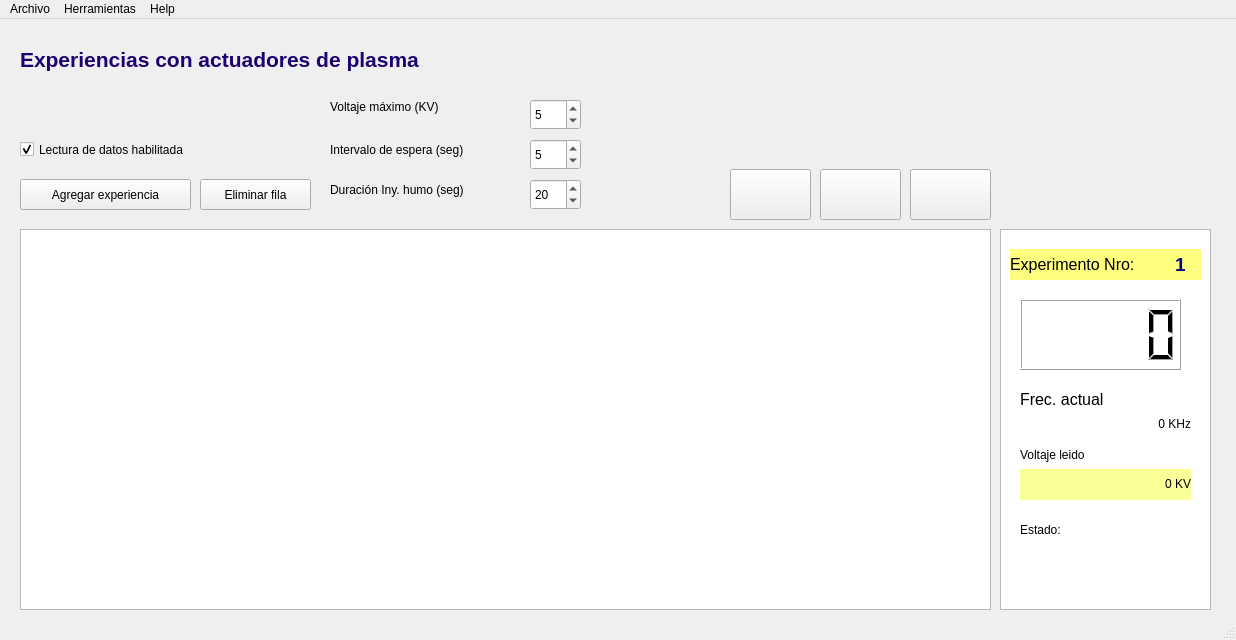
<?xml version="1.0" encoding="UTF-8"?>
<ui version="4.0">
 <class>MainWindow</class>
 <widget class="QMainWindow" name="MainWindow">
  <property name="geometry">
   <rect>
    <x>0</x>
    <y>0</y>
    <width>1236</width>
    <height>640</height>
   </rect>
  </property>
  <property name="windowTitle">
   <string>MainWindow</string>
  </property>
  <widget class="QWidget" name="centralwidget">
   <widget class="QLabel" name="label">
    <property name="geometry">
     <rect>
      <x>20</x>
      <y>20</y>
      <width>431</width>
      <height>41</height>
     </rect>
    </property>
    <property name="styleSheet">
     <string notr="true">font: 14pt &quot;MS Shell Dlg 2&quot;;
color:rgb(29, 1, 113)</string>
    </property>
    <property name="text">
     <string>&lt;html&gt;&lt;head/&gt;&lt;body&gt;&lt;p&gt;&lt;span style=&quot; font-size:16pt; font-weight:600;&quot;&gt;Experiencias con actuadores de plasma&lt;/span&gt;&lt;/p&gt;&lt;/body&gt;&lt;/html&gt;</string>
    </property>
   </widget>
   <widget class="QPushButton" name="add_btn">
    <property name="geometry">
     <rect>
      <x>20</x>
      <y>160</y>
      <width>171</width>
      <height>31</height>
     </rect>
    </property>
    <property name="styleSheet">
     <string notr="true">font: 75 12pt &quot;MS Shell Dlg 2&quot;;</string>
    </property>
    <property name="text">
     <string>Agregar experiencia</string>
    </property>
   </widget>
   <widget class="QLabel" name="label_3">
    <property name="geometry">
     <rect>
      <x>330</x>
      <y>110</y>
      <width>181</width>
      <height>41</height>
     </rect>
    </property>
    <property name="styleSheet">
     <string notr="true">font: 12pt &quot;MS Shell Dlg 2&quot;;</string>
    </property>
    <property name="text">
     <string>Intervalo de espera (seg)</string>
    </property>
   </widget>
   <widget class="QSpinBox" name="waiting_time">
    <property name="geometry">
     <rect>
      <x>530</x>
      <y>120</y>
      <width>51</width>
      <height>31</height>
     </rect>
    </property>
    <property name="styleSheet">
     <string notr="true">font: 12pt &quot;MS Shell Dlg 2&quot;;</string>
    </property>
    <property name="value">
     <number>5</number>
    </property>
   </widget>
   <widget class="QPushButton" name="start_btn">
    <property name="geometry">
     <rect>
      <x>730</x>
      <y>150</y>
      <width>81</width>
      <height>51</height>
     </rect>
    </property>
    <property name="text">
     <string/>
    </property>
    <property name="icon">
     <iconset>
      <normaloff>../../../Pictures/poiuyt.png</normaloff>../../../Pictures/poiuyt.png</iconset>
    </property>
    <property name="iconSize">
     <size>
      <width>40</width>
      <height>40</height>
     </size>
    </property>
   </widget>
   <widget class="QPushButton" name="pause_btn">
    <property name="geometry">
     <rect>
      <x>820</x>
      <y>150</y>
      <width>81</width>
      <height>51</height>
     </rect>
    </property>
    <property name="text">
     <string/>
    </property>
    <property name="icon">
     <iconset>
      <normaloff>../../../Pictures/poi.png</normaloff>../../../Pictures/poi.png</iconset>
    </property>
    <property name="iconSize">
     <size>
      <width>40</width>
      <height>40</height>
     </size>
    </property>
   </widget>
   <widget class="QPushButton" name="stop_btn">
    <property name="geometry">
     <rect>
      <x>910</x>
      <y>150</y>
      <width>81</width>
      <height>51</height>
     </rect>
    </property>
    <property name="text">
     <string/>
    </property>
    <property name="icon">
     <iconset>
      <normaloff>../../../Pictures/stre.png</normaloff>../../../Pictures/stre.png</iconset>
    </property>
    <property name="iconSize">
     <size>
      <width>40</width>
      <height>40</height>
     </size>
    </property>
   </widget>
   <widget class="QTableView" name="tableView">
    <property name="geometry">
     <rect>
      <x>20</x>
      <y>210</y>
      <width>971</width>
      <height>381</height>
     </rect>
    </property>
    <property name="styleSheet">
     <string notr="true">font: 11pt &quot;MS Shell Dlg 2&quot;;
text-align: center;</string>
    </property>
    <attribute name="verticalHeaderVisible">
     <bool>false</bool>
    </attribute>
   </widget>
   <widget class="QColumnView" name="columnView">
    <property name="geometry">
     <rect>
      <x>1000</x>
      <y>210</y>
      <width>211</width>
      <height>381</height>
     </rect>
    </property>
   </widget>
   <widget class="QLabel" name="label_4">
    <property name="geometry">
     <rect>
      <x>1010</x>
      <y>230</y>
      <width>151</width>
      <height>31</height>
     </rect>
    </property>
    <property name="styleSheet">
     <string notr="true">background-color: rgb(255, 255, 127);
font: 10pt &quot;MS Shell Dlg 2&quot;;</string>
    </property>
    <property name="text">
     <string>&lt;html&gt;&lt;head/&gt;&lt;body&gt;&lt;p&gt;&lt;span style=&quot; font-size:12pt;&quot;&gt;Experimento Nro:&lt;/span&gt;&lt;/p&gt;&lt;/body&gt;&lt;/html&gt;</string>
    </property>
   </widget>
   <widget class="QLabel" name="expId">
    <property name="geometry">
     <rect>
      <x>1160</x>
      <y>230</y>
      <width>41</width>
      <height>31</height>
     </rect>
    </property>
    <property name="styleSheet">
     <string notr="true">font: 75 18pt &quot;MS Shell Dlg 2&quot;;
color:rgb(0, 0, 127);
background-color: rgb(255, 255, 127);</string>
    </property>
    <property name="text">
     <string>&lt;html&gt;&lt;head/&gt;&lt;body&gt;&lt;p align=&quot;center&quot;&gt;&lt;span style=&quot; font-size:14pt; font-weight:600;&quot;&gt;1&lt;/span&gt;&lt;/p&gt;&lt;/body&gt;&lt;/html&gt;</string>
    </property>
   </widget>
   <widget class="QLCDNumber" name="lcdNumber">
    <property name="geometry">
     <rect>
      <x>1020</x>
      <y>280</y>
      <width>161</width>
      <height>71</height>
     </rect>
    </property>
   </widget>
   <widget class="QLabel" name="label_6">
    <property name="geometry">
     <rect>
      <x>1020</x>
      <y>360</y>
      <width>151</width>
      <height>41</height>
     </rect>
    </property>
    <property name="styleSheet">
     <string notr="true">font: 14pt &quot;MS Shell Dlg 2&quot;;</string>
    </property>
    <property name="text">
     <string>&lt;html&gt;&lt;head/&gt;&lt;body&gt;&lt;p&gt;&lt;span style=&quot; font-size:12pt;&quot;&gt;Frec. actual&lt;/span&gt;&lt;/p&gt;&lt;/body&gt;&lt;/html&gt;</string>
    </property>
   </widget>
   <widget class="QLabel" name="label_volts">
    <property name="geometry">
     <rect>
      <x>1020</x>
      <y>390</y>
      <width>171</width>
      <height>31</height>
     </rect>
    </property>
    <property name="styleSheet">
     <string notr="true">font: 75 14pt &quot;MS Shell Dlg 2&quot;;</string>
    </property>
    <property name="text">
     <string>&lt;html&gt;&lt;head/&gt;&lt;body&gt;&lt;p&gt;0 KHz&lt;/p&gt;&lt;/body&gt;&lt;/html&gt;</string>
    </property>
    <property name="alignment">
     <set>Qt::AlignRight|Qt::AlignTrailing|Qt::AlignVCenter</set>
    </property>
   </widget>
   <widget class="QPushButton" name="delete_btn">
    <property name="geometry">
     <rect>
      <x>200</x>
      <y>160</y>
      <width>111</width>
      <height>31</height>
     </rect>
    </property>
    <property name="styleSheet">
     <string notr="true">font: 75 12pt &quot;MS Shell Dlg 2&quot;;</string>
    </property>
    <property name="text">
     <string>Eliminar fila</string>
    </property>
   </widget>
   <widget class="QLabel" name="label_7">
    <property name="geometry">
     <rect>
      <x>330</x>
      <y>150</y>
      <width>191</width>
      <height>41</height>
     </rect>
    </property>
    <property name="styleSheet">
     <string notr="true">font: 12pt &quot;MS Shell Dlg 2&quot;;</string>
    </property>
    <property name="text">
     <string>Duración Iny. humo (seg)</string>
    </property>
   </widget>
   <widget class="QSpinBox" name="smoke_time">
    <property name="geometry">
     <rect>
      <x>530</x>
      <y>160</y>
      <width>51</width>
      <height>31</height>
     </rect>
    </property>
    <property name="styleSheet">
     <string notr="true">font: 12pt &quot;MS Shell Dlg 2&quot;;</string>
    </property>
    <property name="value">
     <number>20</number>
    </property>
   </widget>
   <widget class="QLabel" name="status_label">
    <property name="geometry">
     <rect>
      <x>1020</x>
      <y>500</y>
      <width>71</width>
      <height>21</height>
     </rect>
    </property>
    <property name="styleSheet">
     <string notr="true">font: 14pt &quot;MS Shell Dlg 2&quot;;</string>
    </property>
    <property name="text">
     <string>Estado:</string>
    </property>
   </widget>
   <widget class="QLabel" name="status">
    <property name="geometry">
     <rect>
      <x>1020</x>
      <y>520</y>
      <width>171</width>
      <height>51</height>
     </rect>
    </property>
    <property name="styleSheet">
     <string notr="true">font: 12pt &quot;MS Shell Dlg 2&quot;;</string>
    </property>
    <property name="text">
     <string/>
    </property>
   </widget>
   <widget class="QSpinBox" name="max_voltage">
    <property name="geometry">
     <rect>
      <x>530</x>
      <y>80</y>
      <width>51</width>
      <height>31</height>
     </rect>
    </property>
    <property name="styleSheet">
     <string notr="true">font: 12pt &quot;MS Shell Dlg 2&quot;;</string>
    </property>
    <property name="value">
     <number>5</number>
    </property>
   </widget>
   <widget class="QLabel" name="label_10">
    <property name="geometry">
     <rect>
      <x>330</x>
      <y>80</y>
      <width>151</width>
      <height>16</height>
     </rect>
    </property>
    <property name="styleSheet">
     <string notr="true">font: 12pt &quot;MS Shell Dlg 2&quot;;</string>
    </property>
    <property name="text">
     <string>Voltaje máximo (KV)</string>
    </property>
   </widget>
   <widget class="QLabel" name="readvlbl">
    <property name="geometry">
     <rect>
      <x>1020</x>
      <y>450</y>
      <width>171</width>
      <height>31</height>
     </rect>
    </property>
    <property name="layoutDirection">
     <enum>Qt::RightToLeft</enum>
    </property>
    <property name="styleSheet">
     <string notr="true">background-color: rgb(250, 255, 151);
font: 14pt &quot;MS Shell Dlg 2&quot;;
text-align:right;</string>
    </property>
    <property name="text">
     <string>&lt;html&gt;&lt;head/&gt;&lt;body&gt;&lt;p&gt;0 KV&lt;/p&gt;&lt;/body&gt;&lt;/html&gt;</string>
    </property>
    <property name="alignment">
     <set>Qt::AlignRight|Qt::AlignTrailing|Qt::AlignVCenter</set>
    </property>
   </widget>
   <widget class="QLabel" name="label_5">
    <property name="geometry">
     <rect>
      <x>1020</x>
      <y>420</y>
      <width>91</width>
      <height>31</height>
     </rect>
    </property>
    <property name="styleSheet">
     <string notr="true">font: 12pt &quot;MS Shell Dlg 2&quot;;</string>
    </property>
    <property name="text">
     <string>Voltaje leido</string>
    </property>
   </widget>
   <widget class="QCheckBox" name="read_enabled">
    <property name="geometry">
     <rect>
      <x>20</x>
      <y>120</y>
      <width>201</width>
      <height>21</height>
     </rect>
    </property>
    <property name="styleSheet">
     <string notr="true">font: 11pt &quot;MS Shell Dlg 2&quot;;</string>
    </property>
    <property name="text">
     <string>Lectura de datos habilitada</string>
    </property>
    <property name="checked">
     <bool>true</bool>
    </property>
   </widget>
  </widget>
  <widget class="QMenuBar" name="menubar">
   <property name="geometry">
    <rect>
     <x>0</x>
     <y>0</y>
     <width>1236</width>
     <height>21</height>
    </rect>
   </property>
   <widget class="QMenu" name="menuArchivo">
    <property name="title">
     <string>Archivo</string>
    </property>
    <addaction name="actionNuevo"/>
    <addaction name="actionAbrir"/>
    <addaction name="actionGuardar"/>
    <addaction name="actionExit"/>
   </widget>
   <widget class="QMenu" name="menuHelp">
    <property name="title">
     <string>Help</string>
    </property>
    <addaction name="actionView_Help"/>
   </widget>
   <widget class="QMenu" name="menuHerramientas">
    <property name="title">
     <string>Herramientas</string>
    </property>
    <addaction name="actionTestSig"/>
    <addaction name="actionHallar_optimo"/>
   </widget>
   <addaction name="menuArchivo"/>
   <addaction name="menuHerramientas"/>
   <addaction name="menuHelp"/>
  </widget>
  <widget class="QStatusBar" name="statusbar"/>
  <action name="actionExit">
   <property name="text">
    <string>Exit</string>
   </property>
  </action>
  <action name="actionView_Help">
   <property name="text">
    <string>View Help</string>
   </property>
  </action>
  <action name="actionAbrir">
   <property name="text">
    <string>Abrir...</string>
   </property>
  </action>
  <action name="actionGuardar">
   <property name="text">
    <string>Guardar</string>
   </property>
  </action>
  <action name="actionHallar_optimo">
   <property name="text">
    <string>Hallar óptimo</string>
   </property>
  </action>
  <action name="actionNuevo">
   <property name="text">
    <string>Nuevo</string>
   </property>
  </action>
  <action name="actionTestSig">
   <property name="text">
    <string>Señal de prueba</string>
   </property>
  </action>
 </widget>
 <resources/>
 <connections/>
</ui>
